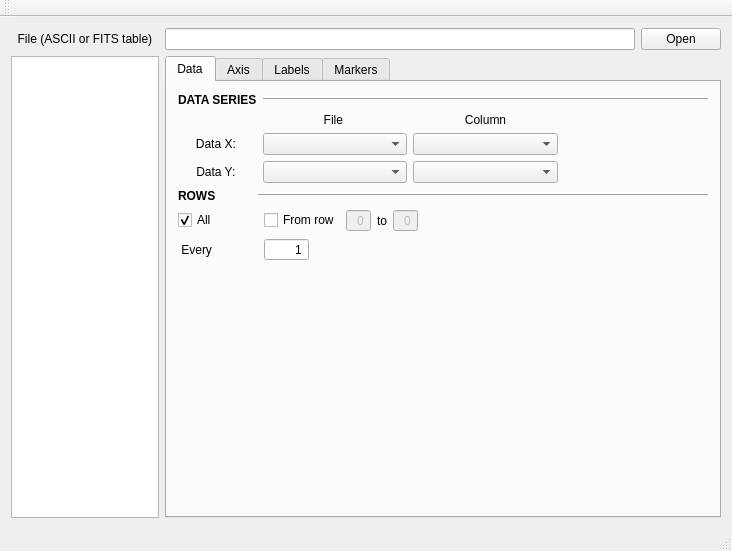
<?xml version="1.0" encoding="UTF-8"?>
<ui version="4.0">
 <class>Plot1D_Window</class>
 <widget class="QMainWindow" name="Plot1D_Window">
  <property name="geometry">
   <rect>
    <x>0</x>
    <y>0</y>
    <width>732</width>
    <height>551</height>
   </rect>
  </property>
  <property name="windowTitle">
   <string>QPyLOT - Plot 1D</string>
  </property>
  <widget class="QWidget" name="centralWidget">
   <layout class="QHBoxLayout" name="horizontalLayout">
    <item>
     <layout class="QGridLayout" name="gridLayout_4">
      <item row="1" column="1">
       <widget class="QListWidget" name="listWidget">
        <property name="sizePolicy">
         <sizepolicy hsizetype="Ignored" vsizetype="Expanding">
          <horstretch>0</horstretch>
          <verstretch>0</verstretch>
         </sizepolicy>
        </property>
       </widget>
      </item>
      <item row="0" column="2">
       <widget class="QLineEdit" name="File_lineEdit"/>
      </item>
      <item row="0" column="1">
       <widget class="QLabel" name="File_label">
        <property name="text">
         <string>  File (ASCII or FITS table)  </string>
        </property>
       </widget>
      </item>
      <item row="0" column="3">
       <widget class="QPushButton" name="File_pushButton">
        <property name="text">
         <string>Open</string>
        </property>
       </widget>
      </item>
      <item row="1" column="2" colspan="2">
       <widget class="QTabWidget" name="tabWidget">
        <property name="autoFillBackground">
         <bool>false</bool>
        </property>
        <property name="tabPosition">
         <enum>QTabWidget::North</enum>
        </property>
        <property name="tabShape">
         <enum>QTabWidget::Rounded</enum>
        </property>
        <property name="currentIndex">
         <number>0</number>
        </property>
        <widget class="QWidget" name="Data_tab">
         <attribute name="title">
          <string>Data</string>
         </attribute>
         <layout class="QVBoxLayout" name="verticalLayout_2">
          <item>
           <layout class="QGridLayout" name="gridLayout_5">
            <item row="1" column="1">
             <widget class="QLabel" name="label_15">
              <property name="sizePolicy">
               <sizepolicy hsizetype="Preferred" vsizetype="Preferred">
                <horstretch>0</horstretch>
                <verstretch>0</verstretch>
               </sizepolicy>
              </property>
              <property name="text">
               <string>File </string>
              </property>
              <property name="alignment">
               <set>Qt::AlignCenter</set>
              </property>
             </widget>
            </item>
            <item row="2" column="1">
             <widget class="QComboBox" name="X_file_comboBox">
              <property name="sizePolicy">
               <sizepolicy hsizetype="MinimumExpanding" vsizetype="Fixed">
                <horstretch>0</horstretch>
                <verstretch>0</verstretch>
               </sizepolicy>
              </property>
             </widget>
            </item>
            <item row="2" column="0">
             <widget class="QLabel" name="label_13">
              <property name="sizePolicy">
               <sizepolicy hsizetype="Preferred" vsizetype="Preferred">
                <horstretch>0</horstretch>
                <verstretch>0</verstretch>
               </sizepolicy>
              </property>
              <property name="frameShape">
               <enum>QFrame::NoFrame</enum>
              </property>
              <property name="text">
               <string>Data X: </string>
              </property>
              <property name="alignment">
               <set>Qt::AlignCenter</set>
              </property>
             </widget>
            </item>
            <item row="3" column="1">
             <widget class="QComboBox" name="Y_file_comboBox">
              <property name="sizePolicy">
               <sizepolicy hsizetype="MinimumExpanding" vsizetype="Fixed">
                <horstretch>0</horstretch>
                <verstretch>0</verstretch>
               </sizepolicy>
              </property>
             </widget>
            </item>
            <item row="2" column="2">
             <widget class="QComboBox" name="X_col_comboBox">
              <property name="sizePolicy">
               <sizepolicy hsizetype="MinimumExpanding" vsizetype="Fixed">
                <horstretch>0</horstretch>
                <verstretch>0</verstretch>
               </sizepolicy>
              </property>
             </widget>
            </item>
            <item row="3" column="0">
             <widget class="QLabel" name="label_14">
              <property name="text">
               <string>Data Y: </string>
              </property>
              <property name="alignment">
               <set>Qt::AlignCenter</set>
              </property>
             </widget>
            </item>
            <item row="3" column="2">
             <widget class="QComboBox" name="Y_col_comboBox">
              <property name="sizePolicy">
               <sizepolicy hsizetype="MinimumExpanding" vsizetype="Fixed">
                <horstretch>0</horstretch>
                <verstretch>0</verstretch>
               </sizepolicy>
              </property>
             </widget>
            </item>
            <item row="1" column="2">
             <widget class="QLabel" name="label_16">
              <property name="sizePolicy">
               <sizepolicy hsizetype="Ignored" vsizetype="Preferred">
                <horstretch>0</horstretch>
                <verstretch>0</verstretch>
               </sizepolicy>
              </property>
              <property name="text">
               <string>Column</string>
              </property>
              <property name="alignment">
               <set>Qt::AlignCenter</set>
              </property>
             </widget>
            </item>
            <item row="0" column="0">
             <widget class="QLabel" name="label_17">
              <property name="sizePolicy">
               <sizepolicy hsizetype="Maximum" vsizetype="Preferred">
                <horstretch>0</horstretch>
                <verstretch>0</verstretch>
               </sizepolicy>
              </property>
              <property name="font">
               <font>
                <weight>75</weight>
                <bold>true</bold>
               </font>
              </property>
              <property name="text">
               <string>DATA SERIES</string>
              </property>
              <property name="margin">
               <number>2</number>
              </property>
             </widget>
            </item>
            <item row="2" column="3">
             <spacer name="horizontalSpacer_4">
              <property name="orientation">
               <enum>Qt::Horizontal</enum>
              </property>
              <property name="sizeHint" stdset="0">
               <size>
                <width>40</width>
                <height>20</height>
               </size>
              </property>
             </spacer>
            </item>
            <item row="0" column="1" colspan="3">
             <widget class="Line" name="line">
              <property name="orientation">
               <enum>Qt::Horizontal</enum>
              </property>
             </widget>
            </item>
           </layout>
          </item>
          <item>
           <layout class="QGridLayout" name="gridLayout">
            <item row="1" column="3">
             <widget class="QSpinBox" name="Rows_from_spinBox">
              <property name="enabled">
               <bool>false</bool>
              </property>
              <property name="alignment">
               <set>Qt::AlignRight|Qt::AlignTrailing|Qt::AlignVCenter</set>
              </property>
              <property name="buttonSymbols">
               <enum>QAbstractSpinBox::NoButtons</enum>
              </property>
             </widget>
            </item>
            <item row="1" column="0">
             <widget class="QCheckBox" name="Rows_all_checkBox">
              <property name="text">
               <string>All</string>
              </property>
              <property name="checked">
               <bool>true</bool>
              </property>
              <property name="autoExclusive">
               <bool>true</bool>
              </property>
             </widget>
            </item>
            <item row="1" column="4">
             <widget class="QLabel" name="label_20">
              <property name="text">
               <string>to</string>
              </property>
             </widget>
            </item>
            <item row="0" column="0">
             <widget class="QLabel" name="label_18">
              <property name="sizePolicy">
               <sizepolicy hsizetype="Maximum" vsizetype="Preferred">
                <horstretch>0</horstretch>
                <verstretch>0</verstretch>
               </sizepolicy>
              </property>
              <property name="font">
               <font>
                <weight>75</weight>
                <bold>true</bold>
               </font>
              </property>
              <property name="text">
               <string>ROWS           </string>
              </property>
              <property name="margin">
               <number>2</number>
              </property>
             </widget>
            </item>
            <item row="2" column="6">
             <spacer name="horizontalSpacer">
              <property name="orientation">
               <enum>Qt::Horizontal</enum>
              </property>
              <property name="sizeHint" stdset="0">
               <size>
                <width>40</width>
                <height>20</height>
               </size>
              </property>
             </spacer>
            </item>
            <item row="1" column="2">
             <widget class="QCheckBox" name="Rows_from_checkBox">
              <property name="text">
               <string>From row</string>
              </property>
              <property name="autoExclusive">
               <bool>true</bool>
              </property>
             </widget>
            </item>
            <item row="1" column="5">
             <widget class="QSpinBox" name="Rows_to_spinBox">
              <property name="enabled">
               <bool>false</bool>
              </property>
              <property name="alignment">
               <set>Qt::AlignRight|Qt::AlignTrailing|Qt::AlignVCenter</set>
              </property>
              <property name="buttonSymbols">
               <enum>QAbstractSpinBox::NoButtons</enum>
              </property>
             </widget>
            </item>
            <item row="0" column="1" colspan="6">
             <widget class="Line" name="line_4">
              <property name="orientation">
               <enum>Qt::Horizontal</enum>
              </property>
             </widget>
            </item>
            <item row="2" column="0">
             <widget class="QLabel" name="label_19">
              <property name="text">
               <string> Every</string>
              </property>
             </widget>
            </item>
            <item row="2" column="2" alignment="Qt::AlignLeft">
             <widget class="QSpinBox" name="Rows_every_spinBox">
              <property name="alignment">
               <set>Qt::AlignRight|Qt::AlignTrailing|Qt::AlignVCenter</set>
              </property>
              <property name="buttonSymbols">
               <enum>QAbstractSpinBox::NoButtons</enum>
              </property>
              <property name="maximum">
               <number>10000</number>
              </property>
              <property name="value">
               <number>1</number>
              </property>
             </widget>
            </item>
           </layout>
          </item>
          <item>
           <spacer name="verticalSpacer">
            <property name="orientation">
             <enum>Qt::Vertical</enum>
            </property>
            <property name="sizeHint" stdset="0">
             <size>
              <width>20</width>
              <height>40</height>
             </size>
            </property>
           </spacer>
          </item>
         </layout>
        </widget>
        <widget class="QWidget" name="tab">
         <attribute name="title">
          <string>Axis</string>
         </attribute>
         <layout class="QVBoxLayout" name="verticalLayout_3">
          <item>
           <layout class="QGridLayout" name="gridLayout_2">
            <item row="2" column="0" alignment="Qt::AlignRight">
             <widget class="QCheckBox" name="Xrange_checkBox">
              <property name="text">
               <string>X Range:</string>
              </property>
             </widget>
            </item>
            <item row="3" column="0" alignment="Qt::AlignHCenter">
             <widget class="QCheckBox" name="Yrange_checkBox">
              <property name="text">
               <string>Y Range:</string>
              </property>
             </widget>
            </item>
            <item row="2" column="3">
             <widget class="QLineEdit" name="Xrange_to_lineEdit">
              <property name="enabled">
               <bool>false</bool>
              </property>
             </widget>
            </item>
            <item row="2" column="4">
             <spacer name="horizontalSpacer_2">
              <property name="orientation">
               <enum>Qt::Horizontal</enum>
              </property>
              <property name="sizeHint" stdset="0">
               <size>
                <width>40</width>
                <height>20</height>
               </size>
              </property>
             </spacer>
            </item>
            <item row="1" column="1" colspan="4">
             <widget class="Line" name="line_5">
              <property name="orientation">
               <enum>Qt::Horizontal</enum>
              </property>
             </widget>
            </item>
            <item row="3" column="2">
             <widget class="QLabel" name="label_23">
              <property name="text">
               <string>  :  </string>
              </property>
             </widget>
            </item>
            <item row="3" column="3">
             <widget class="QLineEdit" name="Yrange_to_lineEdit">
              <property name="enabled">
               <bool>false</bool>
              </property>
             </widget>
            </item>
            <item row="2" column="2">
             <widget class="QLabel" name="label_22">
              <property name="text">
               <string>  :  </string>
              </property>
             </widget>
            </item>
            <item row="3" column="1">
             <widget class="QLineEdit" name="Yrange_from_lineEdit">
              <property name="enabled">
               <bool>false</bool>
              </property>
             </widget>
            </item>
            <item row="2" column="1">
             <widget class="QLineEdit" name="Xrange_from_lineEdit">
              <property name="enabled">
               <bool>false</bool>
              </property>
             </widget>
            </item>
            <item row="1" column="0">
             <widget class="QLabel" name="label_21">
              <property name="font">
               <font>
                <weight>75</weight>
                <bold>true</bold>
               </font>
              </property>
              <property name="text">
               <string>AXIS RANGE</string>
              </property>
              <property name="margin">
               <number>2</number>
              </property>
             </widget>
            </item>
           </layout>
          </item>
          <item>
           <widget class="QCheckBox" name="LogX_checkBox">
            <property name="text">
             <string>Logaritmic X axis</string>
            </property>
           </widget>
          </item>
          <item>
           <widget class="QCheckBox" name="LogY_checkBox">
            <property name="text">
             <string>Logaritmic Y axis</string>
            </property>
           </widget>
          </item>
          <item>
           <spacer name="verticalSpacer_2">
            <property name="orientation">
             <enum>Qt::Vertical</enum>
            </property>
            <property name="sizeHint" stdset="0">
             <size>
              <width>20</width>
              <height>40</height>
             </size>
            </property>
           </spacer>
          </item>
         </layout>
        </widget>
        <widget class="QWidget" name="Label_tab">
         <attribute name="title">
          <string>Labels</string>
         </attribute>
         <layout class="QVBoxLayout" name="verticalLayout">
          <item>
           <layout class="QGridLayout" name="gridLayout_7">
            <item row="1" column="2">
             <widget class="QLabel" name="label">
              <property name="sizePolicy">
               <sizepolicy hsizetype="Maximum" vsizetype="Preferred">
                <horstretch>0</horstretch>
                <verstretch>0</verstretch>
               </sizepolicy>
              </property>
              <property name="text">
               <string>Offset</string>
              </property>
             </widget>
            </item>
            <item row="1" column="3">
             <widget class="QDoubleSpinBox" name="XLabeloffsetdoubleSpinBox">
              <property name="sizePolicy">
               <sizepolicy hsizetype="Maximum" vsizetype="Fixed">
                <horstretch>0</horstretch>
                <verstretch>0</verstretch>
               </sizepolicy>
              </property>
              <property name="alignment">
               <set>Qt::AlignRight|Qt::AlignTrailing|Qt::AlignVCenter</set>
              </property>
              <property name="buttonSymbols">
               <enum>QAbstractSpinBox::NoButtons</enum>
              </property>
             </widget>
            </item>
            <item row="2" column="0">
             <widget class="QLabel" name="YLabellabel">
              <property name="text">
               <string>  Y label:</string>
              </property>
             </widget>
            </item>
            <item row="1" column="0">
             <widget class="QLabel" name="XLabellabel">
              <property name="text">
               <string>  X label:</string>
              </property>
             </widget>
            </item>
            <item row="2" column="1">
             <widget class="QLineEdit" name="YLabellineEdit"/>
            </item>
            <item row="1" column="1">
             <widget class="QLineEdit" name="XLabellineEdit"/>
            </item>
            <item row="3" column="0">
             <widget class="QLabel" name="Fontlabel">
              <property name="sizePolicy">
               <sizepolicy hsizetype="Maximum" vsizetype="Preferred">
                <horstretch>0</horstretch>
                <verstretch>0</verstretch>
               </sizepolicy>
              </property>
              <property name="text">
               <string>  Font:</string>
              </property>
             </widget>
            </item>
            <item row="0" column="1" colspan="3">
             <widget class="Line" name="line_2">
              <property name="orientation">
               <enum>Qt::Horizontal</enum>
              </property>
             </widget>
            </item>
            <item row="2" column="3">
             <widget class="QDoubleSpinBox" name="YLabeloffsetdoubleSpinBox">
              <property name="alignment">
               <set>Qt::AlignRight|Qt::AlignTrailing|Qt::AlignVCenter</set>
              </property>
              <property name="buttonSymbols">
               <enum>QAbstractSpinBox::NoButtons</enum>
              </property>
             </widget>
            </item>
            <item row="2" column="2">
             <widget class="QLabel" name="label_2">
              <property name="text">
               <string>Offset</string>
              </property>
             </widget>
            </item>
            <item row="0" column="0">
             <widget class="QLabel" name="Labelslabel">
              <property name="font">
               <font>
                <weight>75</weight>
                <bold>true</bold>
               </font>
              </property>
              <property name="text">
               <string>LABELS</string>
              </property>
              <property name="margin">
               <number>2</number>
              </property>
             </widget>
            </item>
            <item row="3" column="1">
             <widget class="QToolButton" name="LabelFonttoolButton">
              <property name="text">
               <string>Helvetica, 12 pt</string>
              </property>
             </widget>
            </item>
           </layout>
          </item>
          <item>
           <layout class="QGridLayout" name="gridLayout_8">
            <item row="5" column="2">
             <widget class="QSpinBox" name="YticsMinorspinBox">
              <property name="enabled">
               <bool>false</bool>
              </property>
              <property name="alignment">
               <set>Qt::AlignRight|Qt::AlignTrailing|Qt::AlignVCenter</set>
              </property>
              <property name="buttonSymbols">
               <enum>QAbstractSpinBox::NoButtons</enum>
              </property>
             </widget>
            </item>
            <item row="4" column="4">
             <widget class="QDoubleSpinBox" name="YticsLengthdoubleSpinBox">
              <property name="alignment">
               <set>Qt::AlignRight|Qt::AlignTrailing|Qt::AlignVCenter</set>
              </property>
              <property name="buttonSymbols">
               <enum>QAbstractSpinBox::NoButtons</enum>
              </property>
              <property name="value">
               <double>5.000000000000000</double>
              </property>
             </widget>
            </item>
            <item row="4" column="5">
             <widget class="QCheckBox" name="YticsRightcheckBox">
              <property name="text">
               <string>Left</string>
              </property>
              <property name="checked">
               <bool>true</bool>
              </property>
             </widget>
            </item>
            <item row="3" column="1">
             <widget class="QLabel" name="label_5">
              <property name="sizePolicy">
               <sizepolicy hsizetype="Maximum" vsizetype="Preferred">
                <horstretch>0</horstretch>
                <verstretch>0</verstretch>
               </sizepolicy>
              </property>
              <property name="text">
               <string>Label offset</string>
              </property>
             </widget>
            </item>
            <item row="2" column="2">
             <widget class="QSpinBox" name="XticsMinorspinBox">
              <property name="enabled">
               <bool>false</bool>
              </property>
              <property name="alignment">
               <set>Qt::AlignRight|Qt::AlignTrailing|Qt::AlignVCenter</set>
              </property>
              <property name="buttonSymbols">
               <enum>QAbstractSpinBox::NoButtons</enum>
              </property>
             </widget>
            </item>
            <item row="4" column="1" colspan="2">
             <widget class="QLineEdit" name="YticslineEdit"/>
            </item>
            <item row="6" column="1">
             <widget class="QLabel" name="label_10">
              <property name="text">
               <string>Label offset</string>
              </property>
             </widget>
            </item>
            <item row="1" column="1" colspan="2">
             <widget class="QLineEdit" name="XticslineEdit"/>
            </item>
            <item row="5" column="4">
             <widget class="QDoubleSpinBox" name="YticsMinorLengthdoubleSpinBox">
              <property name="enabled">
               <bool>false</bool>
              </property>
              <property name="alignment">
               <set>Qt::AlignRight|Qt::AlignTrailing|Qt::AlignVCenter</set>
              </property>
              <property name="buttonSymbols">
               <enum>QAbstractSpinBox::NoButtons</enum>
              </property>
             </widget>
            </item>
            <item row="1" column="4">
             <widget class="QDoubleSpinBox" name="XticsLengthdoubleSpinBox">
              <property name="alignment">
               <set>Qt::AlignRight|Qt::AlignTrailing|Qt::AlignVCenter</set>
              </property>
              <property name="buttonSymbols">
               <enum>QAbstractSpinBox::NoButtons</enum>
              </property>
              <property name="value">
               <double>5.000000000000000</double>
              </property>
             </widget>
            </item>
            <item row="5" column="1">
             <widget class="QCheckBox" name="YticsMinorcheckBox">
              <property name="text">
               <string>Minor tics</string>
              </property>
             </widget>
            </item>
            <item row="4" column="6">
             <widget class="QCheckBox" name="checkBox_4">
              <property name="text">
               <string>Right</string>
              </property>
              <property name="checked">
               <bool>true</bool>
              </property>
             </widget>
            </item>
            <item row="0" column="1" colspan="6">
             <widget class="Line" name="line_3">
              <property name="orientation">
               <enum>Qt::Horizontal</enum>
              </property>
             </widget>
            </item>
            <item row="1" column="6">
             <widget class="QCheckBox" name="XticsBottomcheckBox">
              <property name="text">
               <string>Bottom</string>
              </property>
              <property name="checked">
               <bool>true</bool>
              </property>
             </widget>
            </item>
            <item row="5" column="3">
             <widget class="QLabel" name="label_11">
              <property name="enabled">
               <bool>false</bool>
              </property>
              <property name="text">
               <string>Length</string>
              </property>
             </widget>
            </item>
            <item row="1" column="3">
             <widget class="QLabel" name="label_6">
              <property name="sizePolicy">
               <sizepolicy hsizetype="Maximum" vsizetype="Preferred">
                <horstretch>0</horstretch>
                <verstretch>0</verstretch>
               </sizepolicy>
              </property>
              <property name="text">
               <string>Length</string>
              </property>
             </widget>
            </item>
            <item row="1" column="5">
             <widget class="QCheckBox" name="XticsTopcheckBox">
              <property name="text">
               <string>Top</string>
              </property>
              <property name="checked">
               <bool>true</bool>
              </property>
             </widget>
            </item>
            <item row="1" column="0">
             <widget class="QLabel" name="label_4">
              <property name="sizePolicy">
               <sizepolicy hsizetype="Maximum" vsizetype="Preferred">
                <horstretch>0</horstretch>
                <verstretch>0</verstretch>
               </sizepolicy>
              </property>
              <property name="text">
               <string>  X tics:</string>
              </property>
             </widget>
            </item>
            <item row="4" column="0">
             <widget class="QLabel" name="label_8">
              <property name="text">
               <string>  Y tics:</string>
              </property>
             </widget>
            </item>
            <item row="0" column="0">
             <widget class="QLabel" name="label_3">
              <property name="font">
               <font>
                <weight>75</weight>
                <bold>true</bold>
               </font>
              </property>
              <property name="text">
               <string>TICS      </string>
              </property>
              <property name="margin">
               <number>2</number>
              </property>
             </widget>
            </item>
            <item row="2" column="3">
             <widget class="QLabel" name="label_7">
              <property name="enabled">
               <bool>false</bool>
              </property>
              <property name="text">
               <string>Length</string>
              </property>
             </widget>
            </item>
            <item row="2" column="4">
             <widget class="QDoubleSpinBox" name="XticsMinorLengthdoubleSpinBox">
              <property name="enabled">
               <bool>false</bool>
              </property>
              <property name="alignment">
               <set>Qt::AlignRight|Qt::AlignTrailing|Qt::AlignVCenter</set>
              </property>
              <property name="buttonSymbols">
               <enum>QAbstractSpinBox::NoButtons</enum>
              </property>
             </widget>
            </item>
            <item row="6" column="2">
             <widget class="QDoubleSpinBox" name="YticsOffsetdoubleSpinBox">
              <property name="alignment">
               <set>Qt::AlignRight|Qt::AlignTrailing|Qt::AlignVCenter</set>
              </property>
              <property name="buttonSymbols">
               <enum>QAbstractSpinBox::NoButtons</enum>
              </property>
             </widget>
            </item>
            <item row="4" column="3">
             <widget class="QLabel" name="label_9">
              <property name="text">
               <string>Length</string>
              </property>
             </widget>
            </item>
            <item row="2" column="1">
             <widget class="QCheckBox" name="XticsMinorcheckBox">
              <property name="text">
               <string> Minor tics</string>
              </property>
             </widget>
            </item>
            <item row="3" column="2">
             <widget class="QDoubleSpinBox" name="XticsOffsetdoubleSpinBox">
              <property name="alignment">
               <set>Qt::AlignRight|Qt::AlignTrailing|Qt::AlignVCenter</set>
              </property>
              <property name="buttonSymbols">
               <enum>QAbstractSpinBox::NoButtons</enum>
              </property>
             </widget>
            </item>
            <item row="7" column="1">
             <widget class="QToolButton" name="YticsFonttoolButton">
              <property name="text">
               <string>Helvetica, 12 pt</string>
              </property>
             </widget>
            </item>
            <item row="7" column="0">
             <widget class="QLabel" name="label_12">
              <property name="text">
               <string>  Font</string>
              </property>
             </widget>
            </item>
           </layout>
          </item>
          <item>
           <spacer name="verticalSpacer_3">
            <property name="orientation">
             <enum>Qt::Vertical</enum>
            </property>
            <property name="sizeHint" stdset="0">
             <size>
              <width>20</width>
              <height>40</height>
             </size>
            </property>
           </spacer>
          </item>
         </layout>
        </widget>
        <widget class="QWidget" name="tab_2">
         <attribute name="title">
          <string>Markers</string>
         </attribute>
        </widget>
       </widget>
      </item>
     </layout>
    </item>
   </layout>
  </widget>
  <widget class="QToolBar" name="mainToolBar">
   <property name="orientation">
    <enum>Qt::Horizontal</enum>
   </property>
   <property name="toolButtonStyle">
    <enum>Qt::ToolButtonTextOnly</enum>
   </property>
   <attribute name="toolBarArea">
    <enum>TopToolBarArea</enum>
   </attribute>
   <attribute name="toolBarBreak">
    <bool>false</bool>
   </attribute>
  </widget>
  <widget class="QStatusBar" name="statusBar"/>
  <widget class="QMenuBar" name="menuBar">
   <property name="geometry">
    <rect>
     <x>0</x>
     <y>0</y>
     <width>732</width>
     <height>27</height>
    </rect>
   </property>
  </widget>
 </widget>
 <layoutdefault spacing="6" margin="11"/>
 <resources/>
 <connections/>
</ui>
